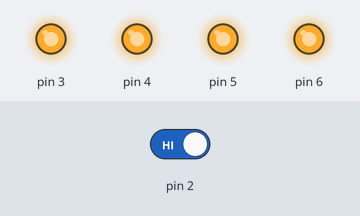
A sketch run on a simulated Arduino Uno, built with avr-gcc and run on an emulated ATmega328P. Parts: output pins drawn as LEDs (lit = HIGH). Dashed ring = blinking. The test bench sets the inputs (shaded band); at power-on: pin 2 HIGH.

Above: at 1.2 s.
1.3 s: pin 2 driven LOW
At 1.8 s:
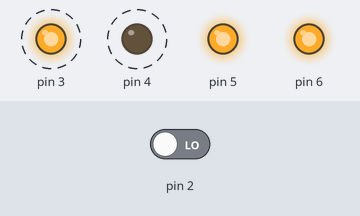
At 2.2 s:
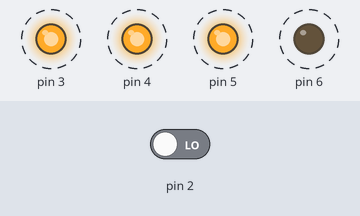
4.3 s: pin 2 driven HIGH
At 4.9 s:
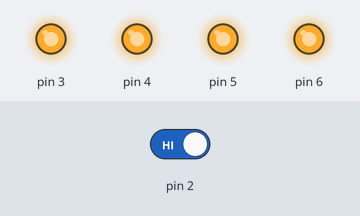
Timing chart, 0 to 7.3 s (numbered marks = the images above; inputs shaded):
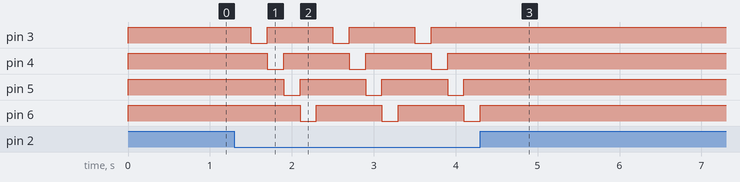

The sketch:

sketch_dec22a.ino
```cpp
int x=0;
void setup() {
  pinMode(3, OUTPUT);
  pinMode(2, INPUT);
  pinMode(4, OUTPUT);
  pinMode(5, OUTPUT);
  pinMode(6, OUTPUT);
  digitalWrite(3, HIGH);
  digitalWrite(4, HIGH);
  digitalWrite(5, HIGH);
  digitalWrite(6, HIGH);
}

void loop() {


  switch (x)
  {
    case 0 :


      digitalWrite(3, HIGH);
      digitalWrite(4, HIGH);
      digitalWrite(5, HIGH);
      digitalWrite(6, HIGH);

    break;
    case 1 :
    digitalWrite(3, LOW);
    digitalWrite(6, HIGH);
    break;
    case 2 :
    digitalWrite(4, LOW);
    digitalWrite(3, HIGH);
    break;
    case 3 :
   digitalWrite(5, LOW);
   digitalWrite(4, HIGH);
    break;
    case 4 :
    digitalWrite(6, LOW);
    digitalWrite(5, HIGH);
    break;
  }
  if (digitalRead(2)==0)
  {
    delay(200);
    x= x+1;
    if(x>4)
    x=0;
  }

  }
```

Measured:
- after the input at 1.3 s, pin 3: alternates HIGH for 0.80 s and LOW for 0.20 s, starting after 0.20 s; pin 4: alternates HIGH for 0.80 s and LOW for 0.20 s, starting after 0.40 s; pin 5: alternates HIGH for 0.80 s and LOW for 0.20 s, starting after 0.60 s; pin 6: alternates HIGH for 0.80 s and LOW for 0.20 s, starting after 0.80 s
- after the input at 4.3 s, pin 3–5: stops changing and stays HIGH; pin 6: goes on until 4.3 s, then stays HIGH
